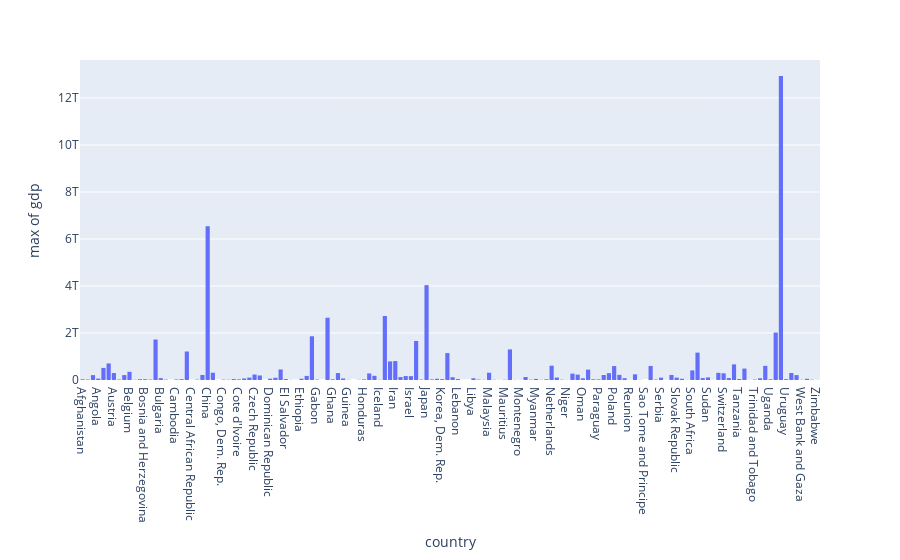
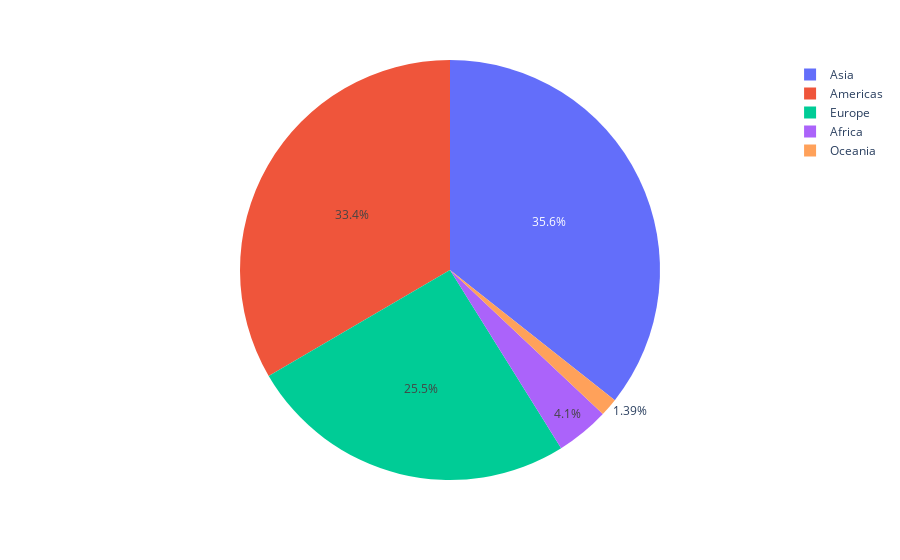

Notebook code for these charts, in order:
### Code cell
result_df=df.toPandas()
fig= px.histogram(result_df, x='country', y='gdp', histfunc='max')
display(fig)
dear=px.pie(result_df, values='gdp', names='continent')
display(dear)

### Figure 1 — Plotly figure (JSON) as saved in the notebook; plotly's stock layout.template omitted (floating-point values rounded to 4 significant figures; data arrays with more than 128 entries replaced by an {"elided": "..."} marker saying what was removed)
{"data": [{"alignmentgroup": "True", "bingroup": "x", "histfunc": "max", "hovertemplate": "country=%{x}<br>max of gdp=%{y}<extra></extra>", "legendgroup": "", "marker": {"color": "#636efa", "pattern": {"shape": ""}}, "name": "", "offsetgroup": "", "orientation": "v", "showlegend": false, "type": "histogram", "x": {"elided": "142 str values"}, "xaxis": "x", "y": {"elided": "142 float values"}, "yaxis": "y"}], "layout": {"barmode": "relative", "legend": {"tracegroupgap": 0}, "margin": {"t": 60}, "xaxis": {"anchor": "y", "domain": [0, 1], "title": {"text": "country"}}, "yaxis": {"anchor": "x", "domain": [0, 1], "title": {"text": "max of gdp"}}}}

### Figure 2 — Plotly figure (JSON) as saved in the notebook; plotly's stock layout.template omitted (floating-point values rounded to 4 significant figures; data arrays with more than 128 entries replaced by an {"elided": "..."} marker saying what was removed)
{"data": [{"domain": {"x": [0, 1], "y": [0, 1]}, "hovertemplate": "continent=%{label}<br>gdp=%{value}<extra></extra>", "labels": {"elided": "142 str values"}, "legendgroup": "", "name": "", "showlegend": true, "type": "pie", "values": {"elided": "142 float values"}}], "layout": {"legend": {"tracegroupgap": 0}, "margin": {"t": 60}}}
